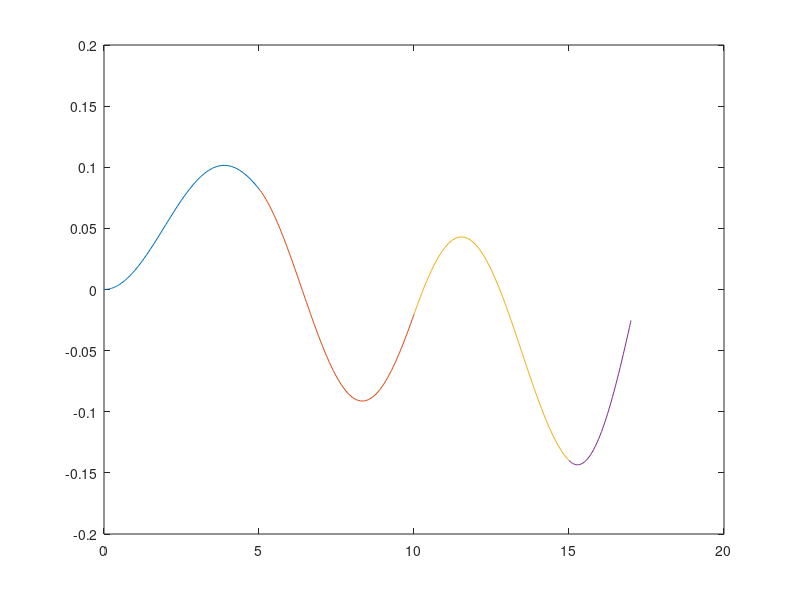

This chart was generated by the following MATLAB code:
a=0.5; D1=60; D2=15; l=15; m=6000;
g=9.8; Tmax=20000*g; 
t1=5; t2=5; t3=5;%此时t为每段的时间间隔
xa1=a*t1*t1/2; xa2=xa1+a*t1*t2; xa3=xa2+t3*(2*t1-t3)*a/2; xa4=D1+D2-xa3;
t4=xa4/(xa3+a*(t1-t3)); %xai为第i段结束后吊车的位移
t2=t2+t1; t3=t2+t3; t4=t3+t4;%此时t为每段结束的时刻
t=cell(4,1); theta=cell(4,1); x=cell(4,1); T=cell(4,1);%时间，角度，横坐标，拉力

dydt=@(t,y)[ y(2) ; (-a*y(2)*t*sin(y(1))+a*cos(y(1))-g*sin(y(1)))/l ];
options = odeset('RelTol',1e-4,'AbsTol',[1e-4 1e-4]);
[t{1},theta{1}] = ode45(dydt,[0,t1],[0 0],options);
x{1}=0.5*a*t{1}.^2-l*sin(theta{1}(:,1));
%plot(t{1},theta{1})

dydt=@(t,y)[ y(2) ; -(g/l)*sin(y(1)) ];
options = odeset('RelTol',1e-4,'AbsTol',[1e-4 1e-4]);
[t{2},theta{2}] = ode45(dydt,[t1,t2],[theta{1}(length(theta{1}(:,1)),1) theta{1}(length(theta{1}(:,2)),2)],options);
x{2}=xa1+a*t1*(t{2}-t1)-l*sin(theta{2}(:,1));
%plot(t{2},theta{2})

dydt=@(t,y)[ y(2) ; (-a*y(2)*(t1+t2-t)*sin(y(1))-a*cos(y(1))-g*sin(y(1)))/l ];
options = odeset('RelTol',1e-4,'AbsTol',[1e-4 1e-4]);
[t{3},theta{3}] = ode45(dydt,[t2,t3],[theta{2}(length(theta{2}(:,1)),1) theta{2}(length(theta{2}(:,2)),2)],options);
x{3}=xa2+a*t1*(t{3}-t2)-0.5*a*(t{3}-t2).^2-l*sin(theta{3}(:,1));
%plot(t{3},theta{3})

dydt=@(t,y)[ y(2) ; -(g/l)*sin(y(1)) ];
options = odeset('RelTol',1e-4,'AbsTol',[1e-4 1e-4]);
[t{4},theta{4}] = ode45(dydt,[t3,t4],[theta{3}(length(theta{3}(:,1)),1) theta{3}(length(theta{3}(:,2)),2)],options);
x{4}=xa3+a*(t1+t2-t3)*(t{4}-t3)-l*sin(theta{4}(:,1));
%plot(t{4},theta{4})

for i=1:4
    plot(t{i},theta{i}(:,1));
    hold on;
end